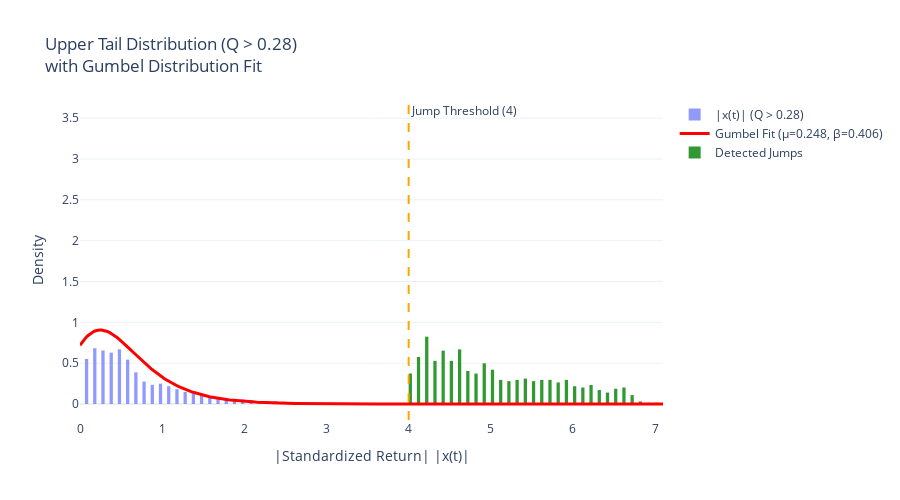

Notebook code cell kept with this figure:
### Code cell
# Plot 2b: Zoomed view of upper tail (Q > 0.28) with better Gumbel fit visualization
fig2b = go.Figure()

# Histogram of filtered scores (upper tail only)
fig2b.add_trace(go.Histogram(
    x=filtered_abs_scores,
    name=f'|x(t)| (Q > {quantile_threshold})',
    histnorm='probability density',
    nbinsx=80,
    opacity=0.7
))

# Gumbel distribution fit
x_range_tail = np.linspace(threshold_value, min(filtered_abs_scores.max(), 10), 300)
gumbel_pdf_tail = gumbel_dist.pdf(x_range_tail)
fig2b.add_trace(go.Scatter(
    x=x_range_tail,
    y=gumbel_pdf_tail,
    mode='lines',
    name=f'Gumbel Fit (μ={loc_gumbel:.3f}, β={scale_gumbel:.3f})',
    line=dict(color='red', width=3)
))

# Add threshold line
fig2b.add_vline(x=4, line_dash="dash", line_color="orange", annotation_text="Jump Threshold (4)")

# Highlight jump region if jumps were detected
if not jumps_df.empty:
    jump_tail = abs_jump_scores[abs_jump_scores >= threshold_value]
    if len(jump_tail) > 0:
        fig2b.add_trace(go.Histogram(
            x=jump_tail,
            name='Detected Jumps',
            histnorm='probability density',
            nbinsx=30,
            opacity=0.8,
            marker_color='green'
        ))

fig2b.update_layout(
    title=f"Upper Tail Distribution (Q > {quantile_threshold})<br>with Gumbel Distribution Fit",
    xaxis_title="|Standardized Return| |x(t)|",
    yaxis_title="Density",
    template="plotly_white",
    height=500,
    xaxis_range=[threshold_value, min(10, filtered_abs_scores.max())]
)
fig2b.show()

### Figure 1 — Plotly figure (JSON) as saved in the notebook; plotly's stock layout.template omitted (floating-point values rounded to 4 significant figures; data arrays with more than 128 entries replaced by an {"elided": "..."} marker saying what was removed)
{"data": [{"histnorm": "probability density", "name": "|x(t)| (Q > 0.28)", "nbinsx": 80, "opacity": 0.7, "type": "histogram", "x": {"elided": "83813 float values"}}, {"line": {"color": "red", "width": 3}, "mode": "lines", "name": "Gumbel Fit (μ=0.248, β=0.406)", "type": "scatter", "x": {"elided": "300 float values"}, "y": {"elided": "300 float values"}}, {"histnorm": "probability density", "marker": {"color": "green"}, "name": "Detected Jumps", "nbinsx": 30, "opacity": 0.8, "type": "histogram", "x": {"elided": "643 float values"}}], "layout": {"annotations": [{"showarrow": false, "text": "Jump Threshold (4)", "x": 4, "xanchor": "left", "xref": "x", "y": 1, "yanchor": "top", "yref": "y domain"}], "height": 500, "shapes": [{"line": {"color": "orange", "dash": "dash"}, "type": "line", "x0": 4, "x1": 4, "xref": "x", "y0": 0, "y1": 1, "yref": "y domain"}], "title": {"text": "Upper Tail Distribution (Q > 0.28)<br>with Gumbel Distribution Fit"}, "xaxis": {"range": [0, 7.095], "title": {"text": "|Standardized Return| |x(t)|"}}, "yaxis": {"title": {"text": "Density"}}}}
